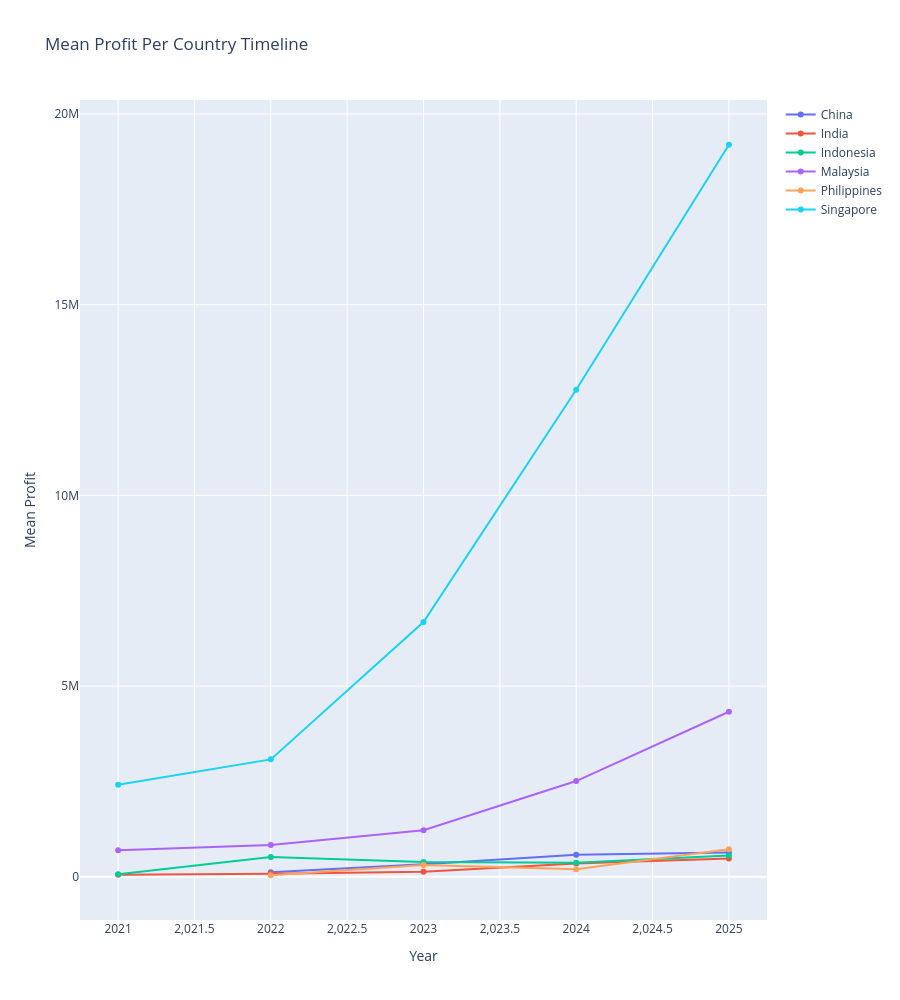

The cell this chart's notebook holds for it:
### Markdown cell above
#### Graph 2

### Code cell
merged_df1 = pd.merge(profiles, RC, on='CLIENT ID', how='inner') #used AI for this in Scatterplot of year against country mean profit chat
ProfitPerCountry = merged_df1.groupby(['COUNTRY', 'YEAR'])['GROSS PROFIT'].sum().reset_index()

fig = go.Figure()

for country in ProfitPerCountry['COUNTRY'].unique():
    subset = ProfitPerCountry[ProfitPerCountry['COUNTRY'] == country]
    fig.add_trace(
        go.Scatter(
            x=subset['YEAR'],
            y=subset['GROSS PROFIT'],
            name=country,
            mode='lines+markers'
        )
    )

fig.update_layout(
    title='Mean Profit Per Country Timeline',
    xaxis_title='Year',
    yaxis_title='Mean Profit',
    height=1000
)

fig.show()

### Figure 1 — Plotly figure (JSON) as saved in the notebook; plotly's stock layout.template omitted (floating-point values rounded to 4 significant figures)
{"data": [{"mode": "lines+markers", "name": "China", "type": "scatter", "x": [2022, 2023, 2024, 2025], "y": [121339, 331487, 577320, 635432]}, {"mode": "lines+markers", "name": "India", "type": "scatter", "x": [2021, 2022, 2023, 2024, 2025], "y": [52511, 82339, 136497, 349396, 481915]}, {"mode": "lines+markers", "name": "Indonesia", "type": "scatter", "x": [2021, 2022, 2023, 2024, 2025], "y": [66798, 522029, 390408, 370919, 556888]}, {"mode": "lines+markers", "name": "Malaysia", "type": "scatter", "x": [2021, 2022, 2023, 2024, 2025], "y": [699928, 836047, 1222593, 2510551, 4327713]}, {"mode": "lines+markers", "name": "Philippines", "type": "scatter", "x": [2022, 2023, 2024, 2025], "y": [41497, 311065, 197929, 725748]}, {"mode": "lines+markers", "name": "Singapore", "type": "scatter", "x": [2021, 2022, 2023, 2024, 2025], "y": [2415762, 3079516, 6680630, 12771395, 19193537]}], "layout": {"height": 1000, "title": {"text": "Mean Profit Per Country Timeline"}, "xaxis": {"title": {"text": "Year"}}, "yaxis": {"title": {"text": "Mean Profit"}}}}
